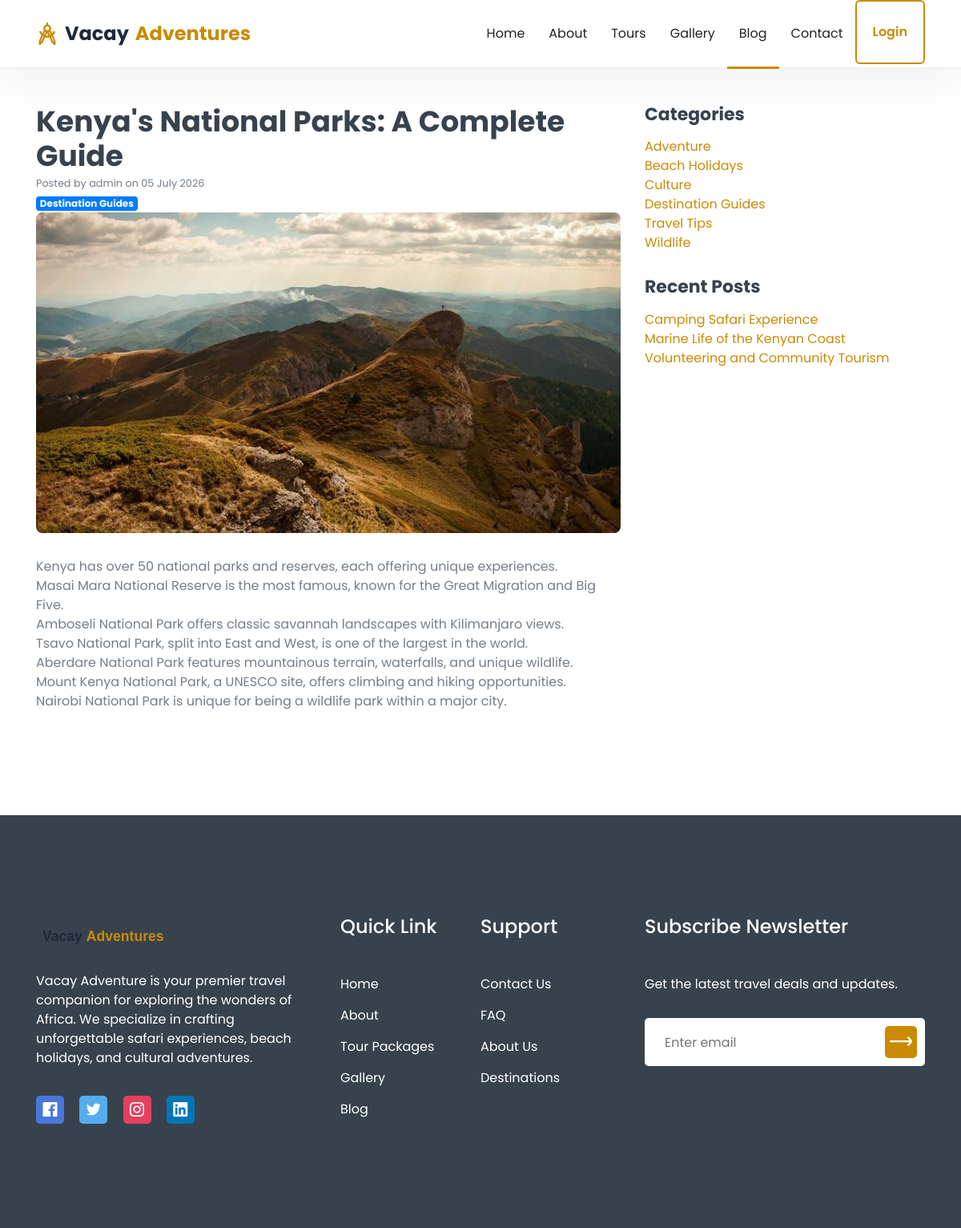
The page /blog/kenyas-national-parks-a-complete-guide/ on the database its author committed.
### blog/models.py (models this page shows, shortened)
class BlogPost(models.Model):
    STATUS_CHOICES = [('draft', 'Draft'), ('published', 'Published')]
    title = models.CharField(max_length=300)
    slug = models.SlugField(unique=True, blank=True)
    category = models.ForeignKey(BlogCategory, on_delete=models.SET_NULL, null=True, related_name='posts')
    author = models.ForeignKey(User, on_delete=models.SET_NULL, null=True, related_name='blog_posts')
    content = models.TextField()
    excerpt = models.TextField(max_length=500, blank=True)
    featured_image = models.ImageField(upload_to='blog/', blank=True, null=True)
    status = models.CharField(max_length=20, choices=STATUS_CHOICES, default='published')
    is_featured = models.BooleanField(default=False)
    created_at = models.DateTimeField(auto_now_add=True)
    updated_at = models.DateTimeField(auto_now=True)
    class Meta:
        ordering = ['-created_at']

class BlogCategory(models.Model):
    name = models.CharField(max_length=200)
    slug = models.SlugField(unique=True, blank=True)
    class Meta:
        verbose_name_plural = 'Blog Categories'
        ordering = ['name']

### core/models.py (models this page shows, shortened)
class SiteSetting(models.Model):
    site_name = models.CharField(max_length=200, default='Vacay Adventure')
    tagline = models.CharField(max_length=500, blank=True)
    logo = models.ImageField(upload_to='settings/', blank=True, null=True)
    favicon = models.ImageField(upload_to='settings/', blank=True, null=True)
    email = models.EmailField(blank=True)
    phone = models.CharField(max_length=20, blank=True)
    address = models.CharField(max_length=500, blank=True)
    facebook = models.URLField(blank=True)
    twitter = models.URLField(blank=True)
    instagram = models.URLField(blank=True)
    linkedin = models.URLField(blank=True)
    youtube = models.URLField(blank=True)
    about_short = models.TextField(blank=True)
    about_image = models.ImageField(upload_to='settings/', blank=True, null=True)
    trips_done = models.IntegerField(default=0)
    corporate_clients = models.IntegerField(default=0)
    visited_countries = models.IntegerField(default=0)
    team_members = models.IntegerField(default=0)
    hero_video_url = models.URLField(blank=True, help_text='Direct MP4 URL for the hero background video. Leave blank for default safari video.')
    created_at = models.DateTimeField(auto_now_add=True)
    updated_at = models.DateTimeField(auto_now=True)
    class Meta:
        verbose_name = 'Site Setting'
        verbose_name_plural = 'Site Settings'

### blog/views.py (the view)
# urls.py: path('<slug:slug>/', views.blog_detail, name='blog_detail'),
def blog_detail(request, slug):
    post = get_object_or_404(BlogPost, slug=slug, status='published')
    recent_posts = BlogPost.objects.filter(status='published').exclude(id=post.id)[:3]
    categories = BlogCategory.objects.all()
    return render(request, 'blog/blog_detail.html', {
        'post': post,
        'recent_posts': recent_posts,
        'categories': categories,
    })

### core/context_processors.py (called while the page is built)
def site_settings(request):
    try:
        settings = SiteSetting.objects.first()
    except:
        settings = None
    return {'site_settings': settings}

### templates/blog/blog_detail.html (shortened to what this page needs)
{% extends 'base.html' %}
{% load static %}
{% block content %}
<section class="pt-130 pb-130">
    <div class="container">
        <div class="row">
            <div class="col-lg-8">
                <article>
                    <h2>{{ post.title }}</h2>
                    <p><small>Posted by {{ post.author|default:'Admin' }} on {{ post.created_at|date:'d F Y' }}</small></p>
                    {% if post.category %}<p><span class="badge badge-primary">{{ post.category.name }}</span></p>{% endif %}
                    {% if post.featured_image %}
                    <img src="{{ post.featured_image.url }}" alt="{{ post.title }}" style="width:100%;height:400px;object-fit:cover;border-radius:8px;" class="mb-30">
                    {% endif %}
                    <div class="blog_content">
                        {{ post.content|linebreaks }}
                    </div>
                </article>
            </div>
            <div class="col-lg-4">
                <div class="blog_sidebar">
                    <h4>Categories</h4>
                    <ul class="mt-15">
                        {% for cat in categories %}
                        <li><a href="{% url 'blog:blog_list' %}?category={{ cat.slug }}">{{ cat.name }}</a></li>
                        {% endfor %}
                    </ul>
                    <h4 class="mt-30">Recent Posts</h4>
                    <ul class="mt-15">
                        {% for rp in recent_posts %}
                        <li><a href="{% url 'blog:blog_detail' rp.slug %}">{{ rp.title }}</a></li>
                        {% endfor %}
                    </ul>
                </div>
            </div>
        </div>
    </div>
</section>
{% endblock %}

### templates/includes/footer.html (shortened to what this page needs)
{% load static %}
<section id="footer" class="footer_area">
    <div class="footer_widget pt-80 pb-130">
        <div class="container">
            <div class="row">
                <div class="col-lg-4 col-md-6 order-md-1 order-lg-1">
                    <div class="footer_about mt-50">
                        <a href="/">
                            {% if site_settings and site_settings.logo %}
                            <img src="{{ site_settings.logo.url }}" alt="{{ site_settings.site_name }}" height="40">
                            {% else %}
                            <img src="{% static 'images/logo.svg' %}" alt="Vacay Adventure" height="40">
                            {% endif %}
                        </a>
                        <p>{{ site_settings.about_short|default:'Explore the world with confidence. Vacay Adventure offers unforgettable travel experiences across Africa.' }}</p>
                        <ul class="social">
                            {% if site_settings.facebook %}<li><a class="social_1" href="{{ site_settings.facebook }}"><i class="lni lni-facebook-original"></i></a></li>{% endif %}
                            {% if site_settings.twitter %}<li><a class="social_2" href="{{ site_settings.twitter }}"><i class="lni lni-twitter-original"></i></a></li>{% endif %}
                            {% if site_settings.instagram %}<li><a class="social_3" href="{{ site_settings.instagram }}"><i class="lni lni-instagram-original"></i></a></li>{% endif %}
                            {% if site_settings.linkedin %}<li><a class="social_4" href="{{ site_settings.linkedin }}"><i class="lni lni-linkedin-original"></i></a></li>{% endif %}
                        </ul>
                    </div>
                </div>
                <div class="col-lg-4 col-md-12 order-md-3 order-lg-2">
                    <div class="footer_link_wrapper d-flex flex-wrap">
                        <div class="footer_link mt-45">
                            <h4 class="footer_title">Quick Link</h4>
                            <ul class="link">
                                <li><a href="/">Home</a></li>
                                <li><a href="/about/">About</a></li>
                                <li><a href="/tours/">Tour Packages</a></li>
                                <li><a href="/gallery/">Gallery</a></li>
                                <li><a href="/blog/">Blog</a></li>
                            </ul>
                        </div>
                        <div class="footer_link mt-45">
                            <h4 class="footer_title">Support</h4>
                            <ul class="link">
                                <li><a href="/contact/">Contact Us</a></li>
                                <li><a href="/faq/">FAQ</a></li>
                                <li><a href="/about/">About Us</a></li>
                                <li><a href="/destinations/">Destinations</a></li>
                            </ul>
                        </div>
                    </div>
                </div>
                <div class="col-lg-4 col-md-6 order-md-2 order-lg-3">
                    <div class="footer_subscribe mt-45">
                        <h4 class="footer_title">Subscribe Newsletter</h4>
                        <p>Get the latest travel deals and updates.</p>
                        <div class="subscribe_form">
                            <form action="{% url 'newsletter_subscribe' %}" method="POST">
                                <input type="email" name="email" placeholder="Enter email" required>
                                <button type="submit"><i class="lni lni-arrow-right"></i></button>
                            </form>
                        </div>
                    </div>
                </div>
            </div>
        </div>
    </div>
</section>

### static/css/default.css (style rules this page uses)
.mt-15 { margin-top: 15px; }
.mt-30 { margin-top: 30px; }
.mt-45 { margin-top: 45px; }
.mt-50 { margin-top: 50px; }
.mb-30 { margin-bottom: 30px; }
.pt-80 { padding-top: 80px; }
.pt-130 { padding-top: 130px; }
.pb-130 { padding-bottom: 130px; }

### static/css/style.css (style rules this page uses)
body { font-family: "Poppins", sans-serif; font-weight: normal; font-style: normal; color: #747E88; }
* { margin: 0; padding: 0; -webkit-box-sizing: border-box; box-sizing: border-box; }
img { max-width: 100%; }
a { color: #ca8a04; }
i, span, a { display: inline-block; }
audio, canvas, iframe, img, svg, video { vertical-align: middle; }
h1, h2, h3, h4, h5, h6 { font-family: "Poppins", sans-serif; font-weight: 700; color: #38424D; margin: 0px; }
h2 { font-size: 36px; }
h4 { font-size: 22px; }
ul, ol { margin: 0px; padding: 0px; list-style-type: none; }
p { font-size: 16px; font-weight: 400; line-height: 24px; color: #747E88; margin: 0px; }
.footer_area { background-color: #38424D; }
.footer_about p { color: #fff; margin-top: 25px; }
.footer_about .social li { display: inline-block; margin-top: 35px; }
.footer_about .social li + li { margin-left: 15px; }
.footer_about .social li a { width: 35px; height: 35px; line-height: 35px; text-align: center; font-size: 18px; color: #fff; border-radius: 5px; }
.footer_about .social li .social_1 { background-color: #4977D9; }
.footer_about .social li .social_2 { background-color: #55ACEE; }
.footer_about .social li .social_3 { background-color: #E4405F; }
.footer_about .social li .social_4 { background-color: #0077B5; }
.footer_title { font-size: 24px; font-weight: 500; color: #fff; }
.footer_link { width: 50%; }
.footer_link .link { padding-top: 30px; }
.footer_link .link li { margin-top: 15px; }
.footer_link .link li a { font-size: 16px; color: #fff; -webkit-transition: all 0.3s ease-out 0s; transition: all 0.3s ease-out 0s; }
.footer_subscribe p { color: #fff; margin-top: 45px; }
.footer_subscribe .subscribe_form { position: relative; margin-top: 30px; }
.footer_subscribe .subscribe_form input { width: 100%; height: 60px; border-radius: 5px; padding: 0 25px; border: 0; color: #38424D; }
.footer_subscribe .subscribe_form button { height: 40px; width: 40px; border: 0; font-size: 28px; color: #fff; background-color: #ca8a04; border-radius: 5px; position: absolute; right: 10px; top: 10px; }

### rows shown on the page
BlogPost: title "Kenya's National Parks: A Complete Guide", author "admin", created_at "05 July 2026", category.name "Destination Guides", featured_image (picture), content "Kenya has over 50 national parks and reserves, each offering unique experiences. Masai Mara National Reserve is the most famous, known for the Great Migration and Big Five. Amboseli National Park offers classic savannah landscapes with Kilimanjaro views. Tsavo National Park, split into East and West, is one of the largest in the world. Aberdare National Park features mountainous terrain, waterfalls, and unique wildlife. Mount Kenya National Park, a UNESCO site, offers climbing and hiking opportunities. Nairobi National Park is unique for being a wildlife park within a major city."
BlogCategory: name "Adventure"
BlogCategory: name "Beach Holidays"
BlogCategory: name "Culture"
BlogCategory: name "Destination Guides"
BlogCategory: name "Travel Tips"
BlogCategory: name "Wildlife"
BlogPost: title "Camping Safari Experience"
BlogPost: title "Marine Life of the Kenyan Coast"
BlogPost: title "Volunteering and Community Tourism"
SiteSetting: about_short "Vacay Adventure is your premier travel companion for exploring the wonders of Africa. We specialize in crafting unforgettable safari experiences, beach holidays, and cultural adventures."
